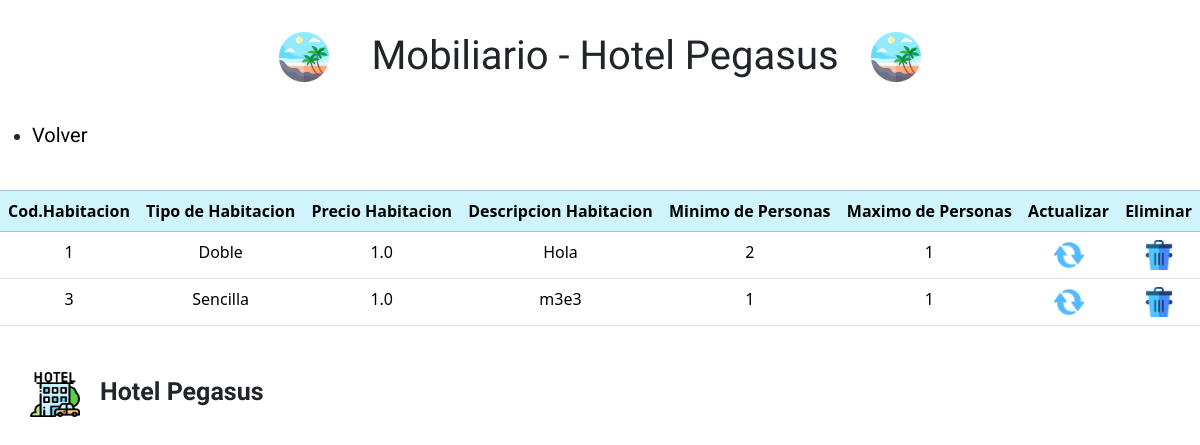
Page /habitaciones/mostrarHabitaciones on the earlier database version.
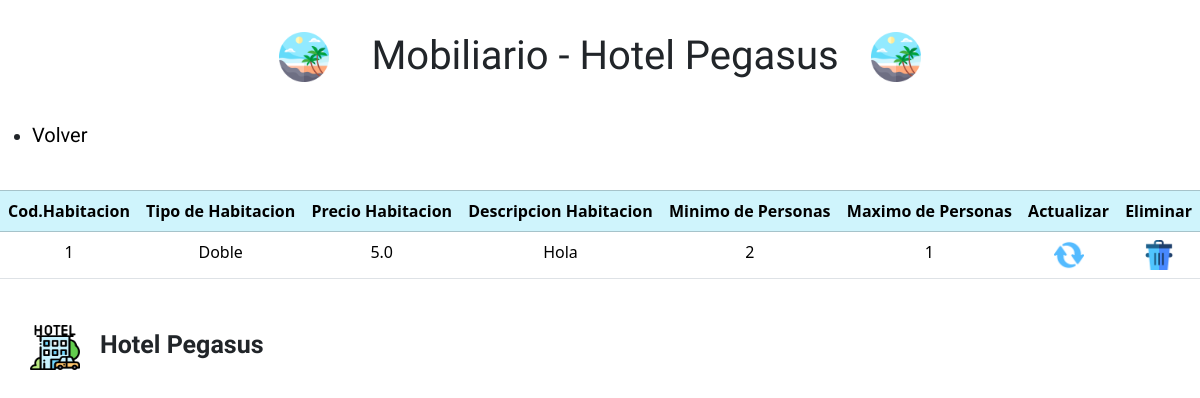
Same page on the later database version.
### habitacionesGestion/models.py (models this page shows)
class tb_habitacion(models.Model):
    codigo_hab = models.IntegerField(primary_key=True, verbose_name='Codigo de la habitacion')
    codigo_tpH = models.ForeignKey("tb_tipoHabitacion", verbose_name="Codigo del tipo de habitacion", on_delete=models.CASCADE)
    precio_tpH = models.FloatField(verbose_name='Precio de la habitacion')
    descripcion_tpH = models.TextField(verbose_name='Descripcion de la habitacion')
    minimoPersonas_tpH = models.IntegerField(verbose_name='Minimo de personas')
    maximoPersonas_tpH = models.IntegerField(verbose_name='Maximo de personas')
    image_tpH = models.ImageField(upload_to='fotoHabitaciones')

class tb_tipoHabitacion(models.Model):
    codigo_tpH = models.IntegerField(primary_key=True,default=0, verbose_name='Codigo del tipo de habitacion')
    tipo_tpH = models.CharField(max_length=70,verbose_name='Tipo de habitacion')
    valorBase_tpH = models.FloatField(verbose_name='Valor base del tipo de habitacion')

### habitacionesGestion/views.py (the view)
# urls.py: path('mostrarHabitaciones',mostrarHabitaciones,name='mostrarHabitaciones'),
def mostrarHabitaciones(request):
    habitaciones = tb_habitacion.objects.all()
    contexto = {
        'habitaciones' : habitaciones
    }
    return render(request,'mostrarHabitaciones.html',contexto)

### templates/mostrarHabitaciones.html (shortened to what this page needs)
{% load static %}
<!DOCTYPE html>
<html lang="es">
<head>
    <link href="https://cdn.jsdelivr.net/npm/bootstrap@5.3.2/dist/css/bootstrap.min.css" rel="stylesheet">
    <link rel="stylesheet" href="{% static 'css/verUsuarios.css' %}">
</head>
<body>
    <header>
        <div class="logoIzquierdo">
            <img src="{% static 'img/playa.png' %}" alt="logoIzquierda">
        </div>
        <h1 class="tituloEncabezado">Mobiliario - Hotel Pegasus</h1>
        <div class="logoIzquierdo">
            <img src="{% static 'img/playa.png' %}" alt="logoIzquierda">
        </div>
    </header>
    <ul>
        <li>
            <a href="{% url 'habitaciones' %}">Volver</a>
        </li>
    </ul>
    <table class="table">
        <br>
        <thead class="table-info table-bordered">
                <tr>
                    <th scope='col'>Cod.Habitacion</th>
                    <th scope='col'>Tipo de Habitacion</th>
                    <th scope='col'>Precio Habitacion</th>
                    <th scope='col'>Descripcion Habitacion</th>
                    <th scope='col'>Minimo de Personas</th>
                    <th scope='col'>Maximo de Personas</th>
                    <th scope='col'>Actualizar</th>
                    <th scope='col'>Eliminar</th>
                </tr>
            {% for i in habitaciones %}
            </thead>
                <tr>
                    <td>{{i.codigo_hab}}</td>
                    <td>{{i.codigo_tpH.tipo_tpH}}</td>
                    <td>{{i.precio_tpH}}</td>
                    <td>{{i.descripcion_tpH}}</td>
                    <td>{{i.minimoPersonas_tpH}}</td>
                    <td>{{i.maximoPersonas_tpH}}</td>
                    <td>
                        <a href="actualizaHabitaciones/{{i.codigo_hab}}"><img src="{% static "img/actualizar.png" %}" alt="imagenActualizar" width="30px" ></a>
                    </td>
                    <td>
                        <a href="eliminarHabitaciones/{{i.codigo_hab}}"><img src="{% static "img/eliminar.png"%}" alt="imagenEliminar" width='30px'></a>
                    </td>
                </tr>
            {% endfor %}
    </table>
    <footer>
        <div class="contenedorFooter">
            <img src="{% static 'img/hotel.png' %}" alt="hotelIcono">
            <h3>Hotel Pegasus</h3>
        </div>
    </footer>
</body>
</html>

### crudProyecto/static/css/verUsuarios.css (style rules this page uses)
h1 { font-size: 2.5rem; font-family: 'Oswald', sans-serif; }
header { display: flex; justify-content: center; height: 120px; }
header .tituloEncabezado { align-self: center; margin-left: 10px; }
header .logoIzquierdo { width: -100%; padding: 32px; }
.logoIzquierdo img { width: 50px; height: 50px; }
li a { color: black; text-decoration: none; font-size: 20px; font-family: 'Roboto', sans-serif; }
th { text-align:center; }
td { padding-top: 10px; text-align: center; }
footer .contenedorFooter { width: 100%; display: flex; justify-content: start; padding: 30px; }
.contenedorFooter img { width: 50px; height: 45px; }
.contenedorFooter h3 { margin-left: 20px; font-family: 'Oswald', sans-serif; font-weight: bold; font-size: 25px; margin-top: 5px; }

Differences in the rows shown:
removed tb_habitacion: codigo_hab "3", codigo_tpH.tipo_tpH "Sencilla", precio_tpH "1.0", descripcion_tpH "m3e3", minimoPersonas_tpH "1", maximoPersonas_tpH "1"
changed tb_habitacion "Hola": precio_tpH "1.0" → "5.0"
